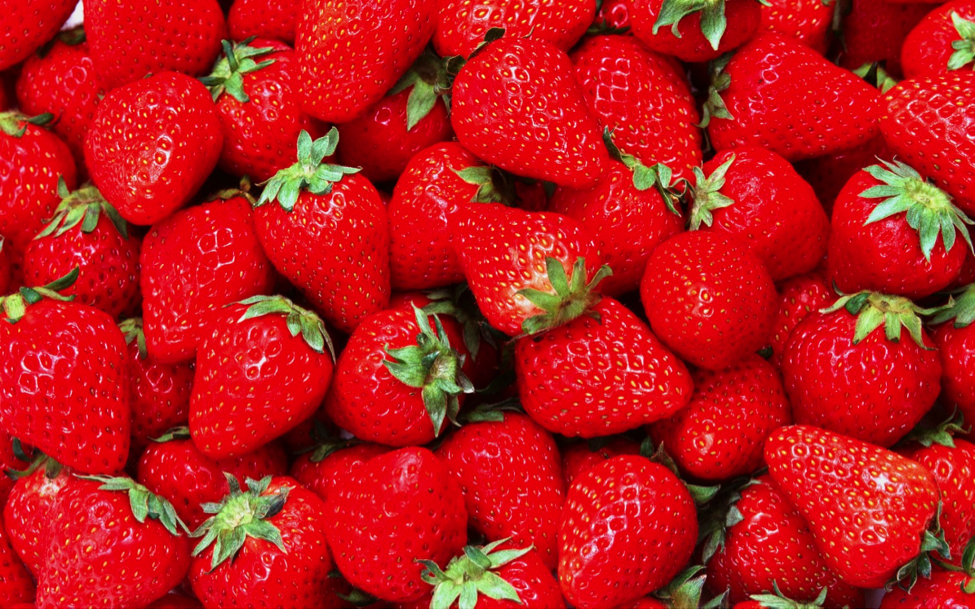
#> input picture 02_Image_Manipulation/Images/strawberries.png, 975 x 609 px
$ python main.py
#> lines starting #> are read from the running program, lines starting #| are printed output that depends on the picture
import cv2
import numpy as np

image_strawberries = cv2.imread("./Images/strawberries.png")
#> image_strawberries is the input picture: shape (609, 975, 3); mean B, G, R 25.9, 25.4, 185.2
image_vegetables = cv2.imread("./Images/vegetables.png")
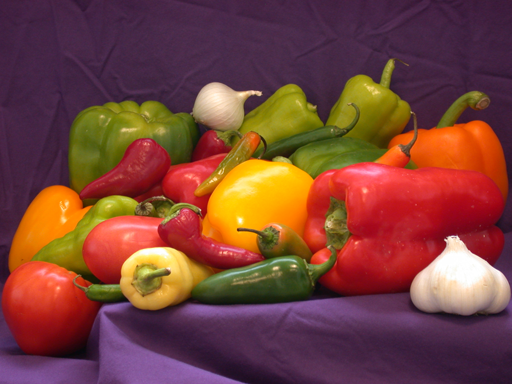
#> input picture 02_Image_Manipulation/Images/vegetables.png, 512 x 385 px
#> image_vegetables is the input picture: shape (385, 512, 3); mean B, G, R 58.1, 66.9, 121.1
image_baboon = cv2.imread("./Images/baboon.png")
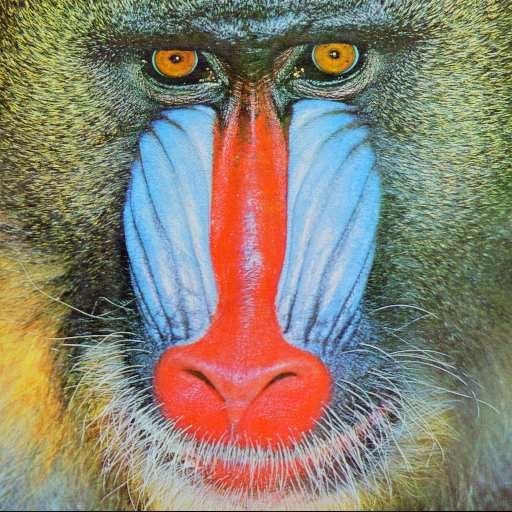
#> input picture 02_Image_Manipulation/Images/baboon.png, 512 x 512 px
#> image_baboon is the input picture: shape (512, 512, 3); mean B, G, R 113.2, 128.9, 137.3

print(f"Shape of strawberries image: {image_strawberries.shape}")
#| Shape of strawberries image: (609, 975, 3)
print(f"Shape of vegetables image: {image_vegetables.shape}")
#| Shape of vegetables image: (385, 512, 3)
print(f"Shape of baboon image: {image_baboon.shape}")
#| Shape of baboon image: (512, 512, 3)

print("--------------------------------------------------------")

print(f"Maximum value of strawberries image: {np.max(image_strawberries)}")
#| Maximum value of strawberries image: 255
print(f"Minimum value of strawberries image: {np.min(image_strawberries)}")
#| Minimum value of strawberries image: 0

print("--------------------------------------------------------")

print(f"Maximum value of vegetables image: {np.max(image_vegetables)}")
#| Maximum value of vegetables image: 255
print(f"Minimum value of vegetables image: {np.min(image_vegetables)}")
#| Minimum value of vegetables image: 0

print("--------------------------------------------------------")

print(f"Maximum value of baboon image: {np.max(image_baboon)}")
#| Maximum value of baboon image: 255
print(f"Minimum value of baboon image: {np.min(image_baboon)}")
#| Minimum value of baboon image: 0

print("--------------------------------------------------------")

print(f"Strawberries image shape of BLUE CHANNEL: {image_strawberries[:, :, 0].shape}")
#| Strawberries image shape of BLUE CHANNEL: (609, 975)
print(f"Strawberries image shape of GREEN CHANNEL: {image_strawberries[:, :, 1].shape}")
#| Strawberries image shape of GREEN CHANNEL: (609, 975)
print(f"Strawberries image shape of RED CHANNEL: {image_strawberries[:, :, 2].shape}")
#| Strawberries image shape of RED CHANNEL: (609, 975)

print("--------------------------------------------------------")

print(f"Vegetables image shape of BLUE CHANNEL: {image_vegetables[:, :, 0].shape}")
#| Vegetables image shape of BLUE CHANNEL: (385, 512)
print(f"Vegetables image shape of GREEN CHANNEL: {image_vegetables[:, :, 1].shape}")
#| Vegetables image shape of GREEN CHANNEL: (385, 512)
print(f"Vegetables image shape of RED CHANNEL: {image_vegetables[:, :, 2].shape}")
#| Vegetables image shape of RED CHANNEL: (385, 512)

print("--------------------------------------------------------")

print(f"Baboon image shape of BLUE CHANNEL: {image_baboon[:, :, 0].shape}")
#| Baboon image shape of BLUE CHANNEL: (512, 512)
print(f"Baboon image shape of GREEN CHANNEL: {image_baboon[:, :, 1].shape}")
#| Baboon image shape of GREEN CHANNEL: (512, 512)
print(f"Baboon image shape of RED CHANNEL: {image_baboon[:, :, 2].shape}")
#| Baboon image shape of RED CHANNEL: (512, 512)

print("--------------------------------------------------------")

x = 125
y = 25

blue_channel = 0
green_channel = 1
red_channel = 2

intensity_blue_strawberries = image_strawberries[y, x, blue_channel]
#> intensity_blue_strawberries = 8
intensity_green_strawberries = image_strawberries[y, x, green_channel]
#> intensity_green_strawberries = 0
intensity_red_strawberries = image_strawberries[y, x, red_channel]
#> intensity_red_strawberries = 221

intensity_blue_vegetables = image_vegetables[y, x, blue_channel]
#> intensity_blue_vegetables = 72
intensity_green_vegetables = image_vegetables[y, x, green_channel]
#> intensity_green_vegetables = 42
intensity_red_vegetables = image_vegetables[y, x, red_channel]
#> intensity_red_vegetables = 70

intensity_blue_baboon = image_baboon[y, x, blue_channel]
#> intensity_blue_baboon = 93
intensity_green_baboon = image_baboon[y, x, green_channel]
#> intensity_green_baboon = 113
intensity_red_baboon = image_baboon[y, x, red_channel]
#> intensity_red_baboon = 94

print(f"Intensity of Strawberries Image at [Y:{y} X:{x} BLUE CHANNEL:{blue_channel}] = {intensity_blue_strawberries}")
#| Intensity of Strawberries Image at [Y:25 X:125 BLUE CHANNEL:0] = 8
print(
    f"Intensity of Strawberries Image at [Y:{y} X:{x} GREEN CHANNEL:{green_channel}] = {intensity_green_strawberries}")
#| Intensity of Strawberries Image at [Y:25 X:125 GREEN CHANNEL:1] = 0
print(f"Intensity of Strawberries Image at [Y:{y} X:{x} RED CHANNEL:{red_channel}] = {intensity_red_strawberries}")
#| Intensity of Strawberries Image at [Y:25 X:125 RED CHANNEL:2] = 221

print("--------------------------------------------------------")

print(f"Intensity of Vegetables Image at [Y:{y} X:{x} BLUE CHANNEL:{blue_channel}] = {intensity_blue_vegetables}")
#| Intensity of Vegetables Image at [Y:25 X:125 BLUE CHANNEL:0] = 72
print(f"Intensity of Vegetables Image at [Y:{y} X:{x} GREEN CHANNEL:{green_channel}] = {intensity_green_vegetables}")
#| Intensity of Vegetables Image at [Y:25 X:125 GREEN CHANNEL:1] = 42
print(f"Intensity of Vegetables Image at [Y:{y} X:{x} RED CHANNEL:{red_channel}] = {intensity_red_vegetables}")
#| Intensity of Vegetables Image at [Y:25 X:125 RED CHANNEL:2] = 70

print("--------------------------------------------------------")

print(f"Intensity of Baboon Image at [Y:{y} X:{x} BLUE CHANNEL:{blue_channel}] = {intensity_blue_baboon}")
#| Intensity of Baboon Image at [Y:25 X:125 BLUE CHANNEL:0] = 93
print(f"Intensity of Baboon Image at [Y:{y} X:{x} GREEN CHANNEL:{green_channel}] = {intensity_green_baboon}")
#| Intensity of Baboon Image at [Y:25 X:125 GREEN CHANNEL:1] = 113
print(f"Intensity of Baboon Image at [Y:{y} X:{x} RED CHANNEL:{red_channel}] = {intensity_red_baboon}")
#| Intensity of Baboon Image at [Y:25 X:125 RED CHANNEL:2] = 94

print("--------------------------------------------------------")

print(f"Intensity of Strawberries Image at [Y:{y} X:{x}] = {image_strawberries[y, x]}")
#| Intensity of Strawberries Image at [Y:25 X:125] = [  8   0 221]
print(f"Intensity of Vegetables Image at [Y:{y} X:{x}]: {image_vegetables[y, x]}")
#| Intensity of Vegetables Image at [Y:25 X:125]: [72 42 70]
print(f"Intensity of Baboon Image at [Y:{y} X:{x}] = {image_baboon[y, x]}")
#| Intensity of Baboon Image at [Y:25 X:125] = [ 93 113  94]

crop_strawberries = image_strawberries[25:125, 50:150]
crop_vegetables = image_vegetables[125:200, 90:255]
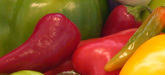
#> crop_vegetables: shape (75, 165, 3); mean B, G, R 35.1, 82.8, 149.6
crop_baboon = image_baboon[10:160, 0:]
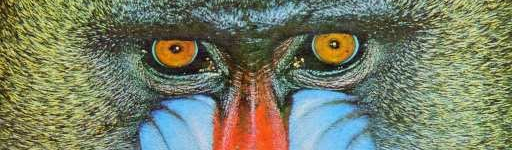
#> crop_baboon: shape (150, 512, 3); mean B, G, R 101.8, 125.5, 117.7

cv2.imshow("Strawberries", image_strawberries)
cv2.imshow("Vegetables", image_vegetables)
cv2.imshow("Baboon", image_baboon)

cv2.imshow("CROP Strawberries", crop_strawberries)
cv2.imshow("CROP Vegetables", crop_vegetables)
cv2.imshow("CROP Baboon", crop_baboon)

strawberries_image_RGB_adjoined = np.hstack(
    [image_strawberries[:, :, 0], image_strawberries[:, :, 1], image_strawberries[:, :, 2]])
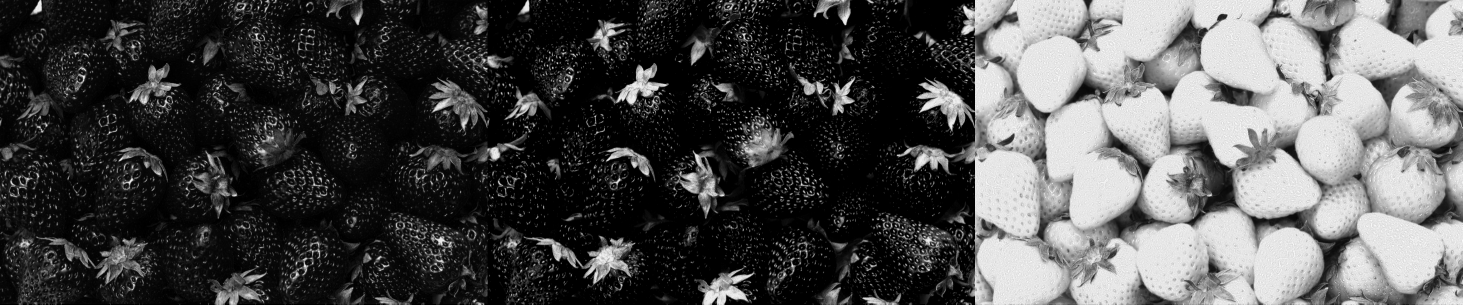
#> strawberries_image_RGB_adjoined: shape (609, 2925) (shown at 1/2 size); min 0, max 255, mean 78.8
vegetables_image_RGB_adjoined = np.hstack(
    [image_vegetables[:, :, 0], image_vegetables[:, :, 1], image_vegetables[:, :, 2]])
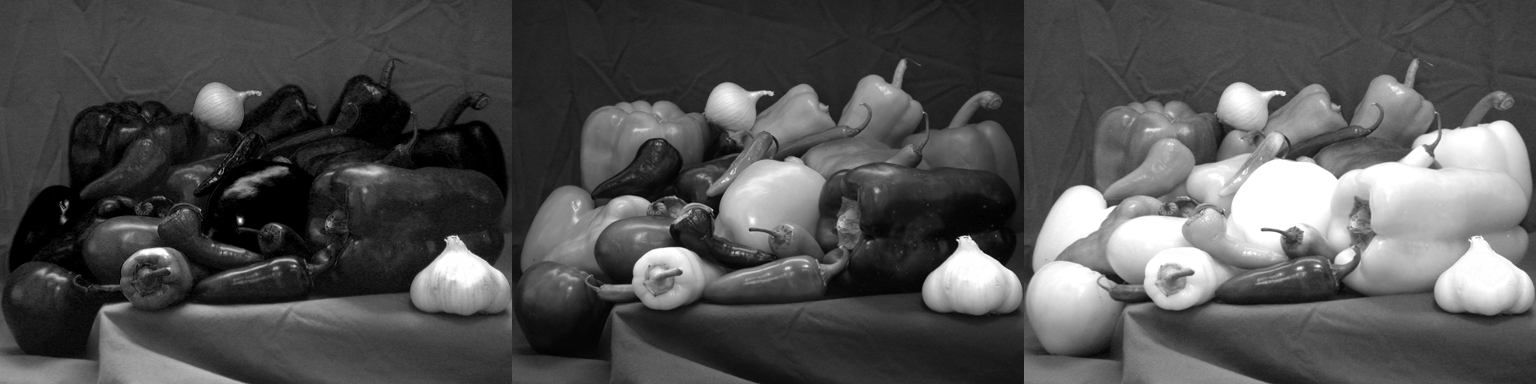
#> vegetables_image_RGB_adjoined: shape (385, 1536); min 0, max 255, mean 82.1
baboon_image_RGB_adjoined = np.hstack([image_baboon[:, :, 0], image_baboon[:, :, 1], image_baboon[:, :, 2]])
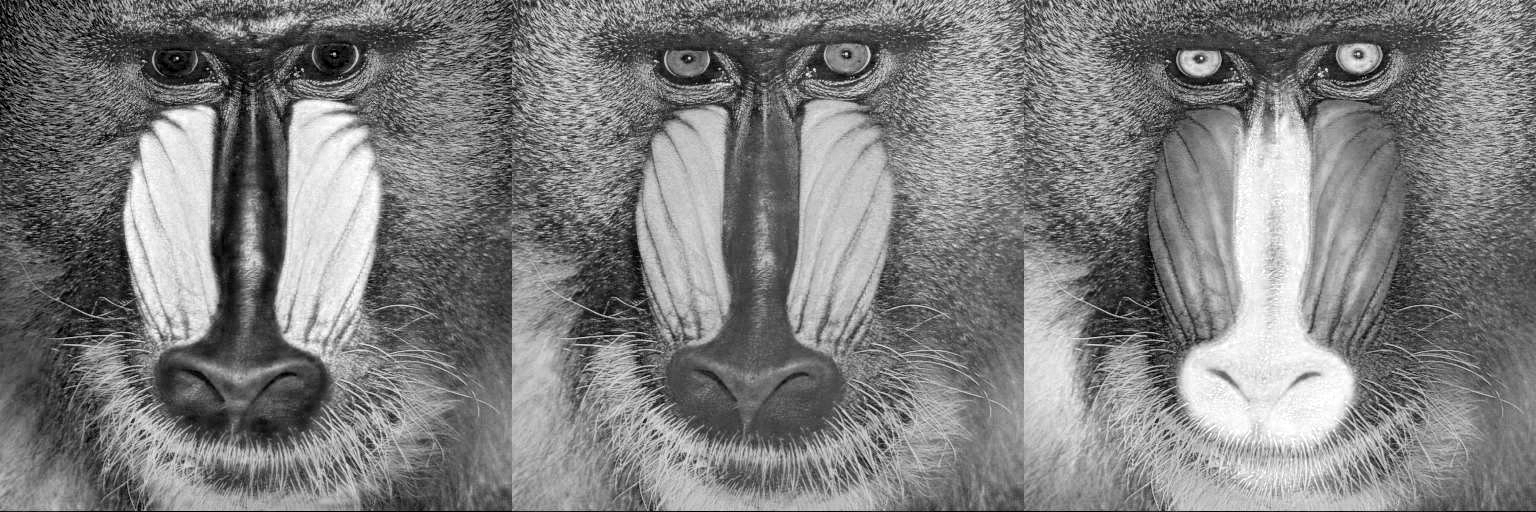
#> baboon_image_RGB_adjoined: shape (512, 1536); min 0, max 255, mean 126.5

cv2.imshow("BLUE - GREEN - RED CHANNELS OF STRAWBERRIES IMAGE", strawberries_image_RGB_adjoined)
cv2.imshow("BLUE - GREEN - RED CHANNELS OF VEGETABLES IMAGE", vegetables_image_RGB_adjoined)
cv2.imshow("BLUE - GREEN - RED CHANNELS OF BABOON IMAGE", baboon_image_RGB_adjoined)

cv2.waitKey(0)
